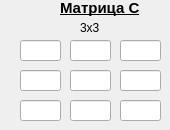
   <widget class="QWidget" name="tabWidgetPage1_4">
    <attribute name="title">
     <string>3x3</string>
    </attribute>
    <widget class="QLabel" name="label_23">
     <property name="geometry">
      <rect>
       <x>80</x>
       <y>20</y>
       <width>21</width>
       <height>16</height>
      </rect>
     </property>
     <property name="text">
      <string>3х3</string>
     </property>
    </widget>
    <widget class="QLabel" name="label_24">
     <property name="geometry">
      <rect>
       <x>60</x>
       <y>0</y>
       <width>91</width>
       <height>16</height>
      </rect>
     </property>
     <property name="font">
      <font>
       <family>Arial</family>
       <pointsize>11</pointsize>
       <weight>75</weight>
       <bold>true</bold>
       <underline>true</underline>
      </font>
     </property>
     <property name="text">
      <string>Матрица С</string>
     </property>
    </widget>
    <widget class="QLineEdit" name="lineEdit_113">
     <property name="geometry">
      <rect>
       <x>20</x>
       <y>40</y>
       <width>41</width>
       <height>21</height>
      </rect>
     </property>
     <property name="font">
      <font>
       <family>a_LCDNova</family>
      </font>
     </property>
    </widget>
    <widget class="QLineEdit" name="lineEdit_114">
     <property name="geometry">
      <rect>
       <x>70</x>
       <y>40</y>
       <width>41</width>
       <height>21</height>
      </rect>
     </property>
     <property name="font">
      <font>
       <family>a_LCDNova</family>
      </font>
     </property>
    </widget>
    <widget class="QLineEdit" name="lineEdit_115">
     <property name="geometry">
      <rect>
       <x>120</x>
       <y>40</y>
       <width>41</width>
       <height>21</height>
      </rect>
     </property>
     <property name="font">
      <font>
       <family>a_LCDNova</family>
      </font>
     </property>
    </widget>
    <widget class="QLineEdit" name="lineEdit_116">
     <property name="geometry">
      <rect>
       <x>20</x>
       <y>70</y>
       <width>41</width>
       <height>21</height>
      </rect>
     </property>
     <property name="font">
      <font>
       <family>a_LCDNova</family>
      </font>
     </property>
    </widget>
    <widget class="QLineEdit" name="lineEdit_117">
     <property name="geometry">
      <rect>
       <x>70</x>
       <y>70</y>
       <width>41</width>
       <height>21</height>
      </rect>
     </property>
     <property name="font">
      <font>
       <family>a_LCDNova</family>
      </font>
     </property>
    </widget>
    <widget class="QLineEdit" name="lineEdit_118">
     <property name="geometry">
      <rect>
       <x>120</x>
       <y>70</y>
       <width>41</width>
       <height>21</height>
      </rect>
     </property>
     <property name="font">
      <font>
       <family>a_LCDNova</family>
      </font>
     </property>
    </widget>
    <widget class="QLineEdit" name="lineEdit_119">
     <property name="geometry">
      <rect>
       <x>20</x>
       <y>100</y>
       <width>41</width>
       <height>21</height>
      </rect>
     </property>
     <property name="font">
      <font>
       <family>a_LCDNova</family>
      </font>
     </property>
    </widget>
    <widget class="QLineEdit" name="lineEdit_120">
     <property name="geometry">
      <rect>
       <x>70</x>
       <y>100</y>
       <width>41</width>
       <height>21</height>
      </rect>
     </property>
     <property name="font">
      <font>
       <family>a_LCDNova</family>
      </font>
     </property>
    </widget>
    <widget class="QLineEdit" name="lineEdit_121">
     <property name="geometry">
      <rect>
       <x>120</x>
       <y>100</y>
       <width>41</width>
       <height>21</height>
      </rect>
     </property>
     <property name="font">
      <font>
       <family>a_LCDNova</family>
      </font>
     </property>
    </widget>
   </widget>
